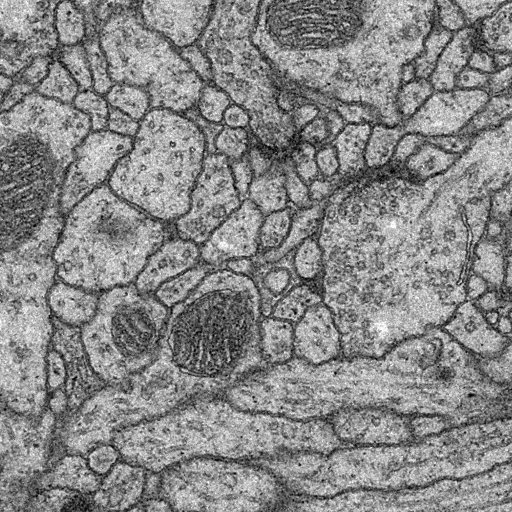
#> input picture myunet_membrane/membrane/train/image/15.png, 512 x 512 px, found by its file name
$ python 1.py
#> lines starting #> are read from the running program, lines starting #| are printed output that depends on the picture
from PIL import Image


img1 = Image.open("dco/15.png")
#> img1 is the input picture: PIL image 512x512 L; min 0, max 255, mean 135.5
img2 = Image.open("dco/16.png")
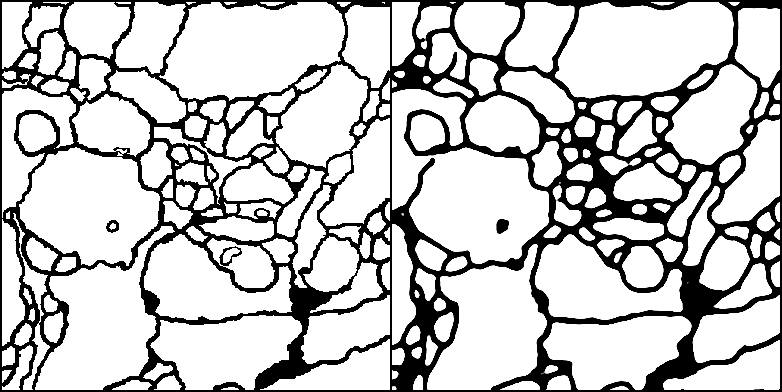
#> input picture myunet_membrane/mytrain_img01/16.png, 782 x 392 px, found by its file name
#> img2 is the input picture: PIL image 782x392 RGB; min 0, max 255, mean 197.9
img1 = img1.convert('RGB')
#> img1: PIL image 512x512 RGB
img2 = img2.convert('RGB')

img1 = img1.resize((64,64))
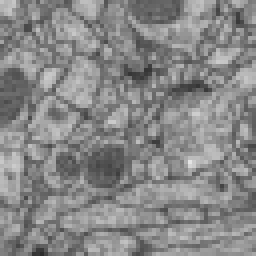
#> img1: PIL image 64x64 RGB (shown 4 times larger); min 44, max 228, mean 135.5
img2 = img2.resize((64,64))
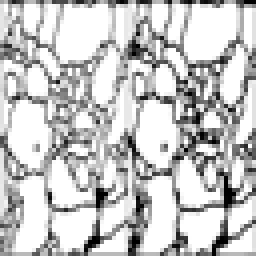
#> img2: PIL image 64x64 RGB (shown 4 times larger); min 0, max 255, mean 197.3
img1.save('test_img1/15.jpg')
img2.save('test_img1/16.jpg')
